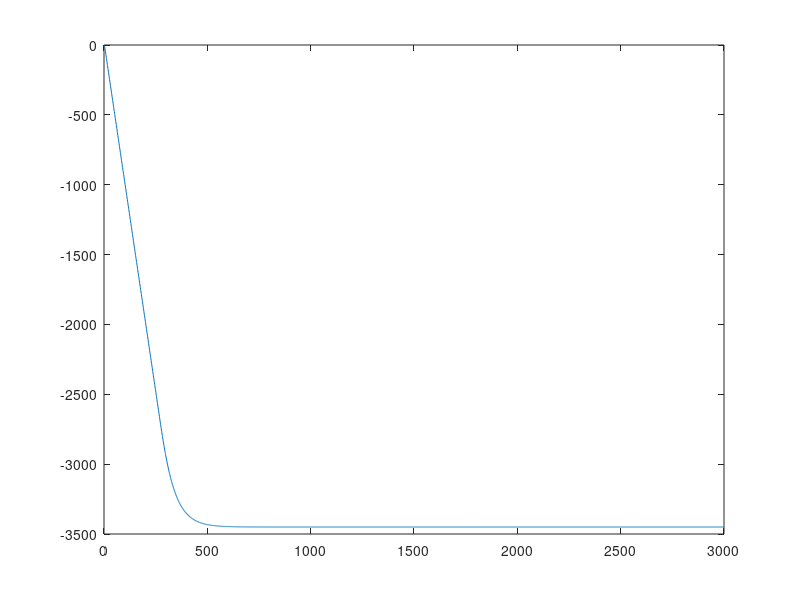

MATLAB code to generate this figure:
f_sensor = -1.9;
f_ref = 5;
f_ref0 = 0 : 1000 : 5;
dz_sum = 0;
dz = 0;
f_err = f_sensor - f_ref;
e2 = 0;
e1 = 0;
e0 = 0;
m = 2.5;
b = 160;
k = 1000;
T = 0.001;
ke = 1000;

dz_list = zeros(3000,1);
dz_sum_list = zeros(3000,1);
f_ref_list = zeros(3000,1) + 5;
f_ref_list(1:length(f_ref0)) = f_ref0; 
n_length = length(dz_list);
for i = 1 : n_length
    f_err = f_sensor - f_ref_list(i) - ke * e0;
    e0 = (T^2 * f_err + (T*b + 2*m) * e1 - m * e2) / (m + T*b + T^2 * k);
    if(abs(e0-e1) > 1e-5)
        e0 = e1 + 1e-5 * sign(e0-e1);
    end

    dz = e0*1000000;
    if abs(dz) > 5000
        dz = dz/abs(dz)*5000;
    end

    e2 = e1;
    e1 = e0;
    dz_list(i) = dz;

end
figure(1)
plot(dz_list)

% figure(2)
% plot(dz_sum_list)
